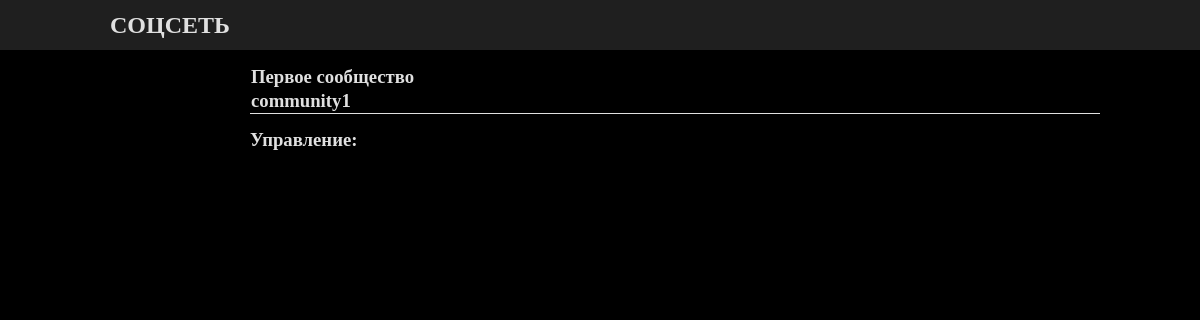
The page /community1/admins/ on the database as committed earlier.
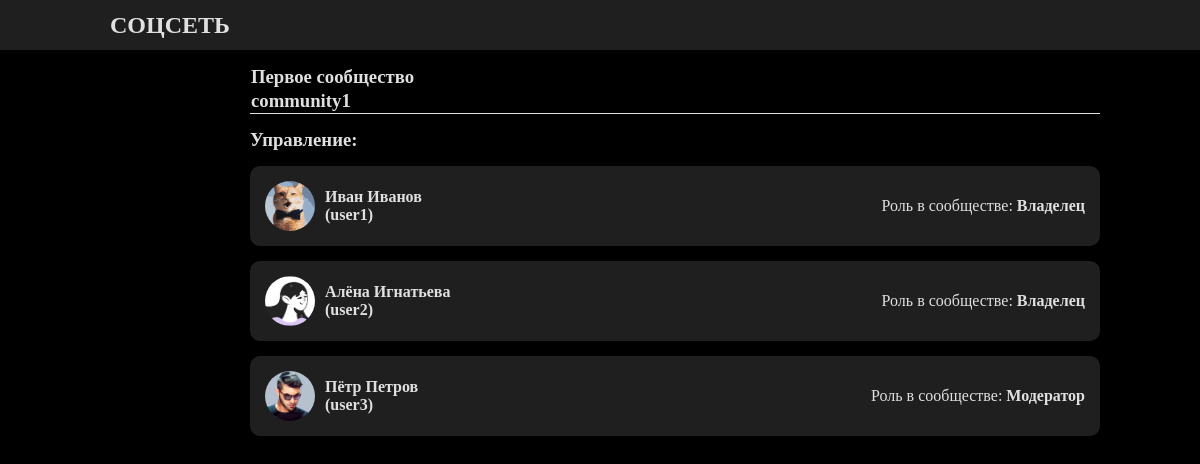
The same page on the database as committed later.
### socialapp/models.py (models this page shows, shortened)
class Community(models.Model):
    communityname = models.CharField(max_length=100, verbose_name='Название для ссылки')
    title = models.CharField(max_length=100, verbose_name='Название')
    info = models.TextField(max_length=500, null=True, blank=True, verbose_name='Описание')
    avatar = models.ImageField(upload_to=community_avatar_upload_to, null=True, blank=True, verbose_name='Аватар')
    country = models.ForeignKey(Country, on_delete=models.SET_NULL, null=True, blank=True, verbose_name='Страна')
    city = models.ForeignKey(City, on_delete=models.SET_NULL, null=True, blank=True, verbose_name='Город')
    creationdate = models.DateTimeField(auto_now_add=True, verbose_name='Дата создания')
    members = models.ManyToManyField(User, related_name='member')
    admins = models.ManyToManyField(User, through='Communityadminstration', through_fields=('community', 'user'), related_name='admin')
    slug = models.SlugField(unique=True, default=None, verbose_name='URL')
    def get_absolute_url(self):
        return reverse('profile', kwargs={'slug': self.slug})

class Communityadminstration(models.Model):
    community = models.ForeignKey(Community, on_delete=models.CASCADE)
    user = models.ForeignKey(User, on_delete=models.CASCADE)
    role = models.IntegerField(verbose_name='0 - модератор, 1 - администратор, 2 - владелец')

class Profile(models.Model):
    user = models.OneToOneField(User, on_delete=models.CASCADE)
    name = models.CharField(max_length=100, verbose_name='Имя')
    surname = models.CharField(max_length=100, verbose_name='Фамилия')
    secondname = models.CharField(max_length=100, null=True, blank=True, verbose_name='Отчество')
    city = models.ForeignKey(City, on_delete=models.SET_NULL, null=True, blank=True, verbose_name='Город')
    birthdate = models.DateField(null=True, blank=True, verbose_name='Дата рождения')
    avatar = models.ImageField(upload_to=avatar_upload_to, null=True, blank=True, verbose_name='Аватар')
    bio = models.TextField(max_length=500, null=True, blank=True, verbose_name='Информация')
    following = models.ManyToManyField('self', related_name='followers', symmetrical=False, blank=True, verbose_name='Подписки')
    slug = models.SlugField(unique=True, default=None, verbose_name='URL')
    def get_absolute_url(self):
        return reverse('profile', kwargs={'slug': self.slug})

### socialapp/views.py (the view)
# urls.py: path('<slug:slug>/admins/', views.communityadmins, name='communityadmins'),
def communityadmins(req, slug):
    community = Community.objects.get(slug=slug)
    if req.user.username and Communityadminstration.objects.filter(community=community, user_id=req.user.id):
        user_role = Communityadminstration.objects.filter(community=community,
                                                          user_id=req.user.id).values_list('role', flat=True)[0]
    else:
        user_role = -1
    admins = Communityadminstration.objects.filter(community=community)
    paginator = Paginator(admins, 5)
    page_number = req.GET.get("page")
    page_obj = paginator.get_page(page_number)
    return render(req, 'socialapp/admins_list.html', context={"page_obj": page_obj,
                                                               'community': community,
                                                               'admins': admins,
                                                               'user_role': user_role})

### templates/socialapp/admins_list.html (shortened to what this page needs)
{% extends 'base.html' %}
{% load static %}
{% block css %}
    <link rel="stylesheet" href="{% static 'css/profile.css' %}">
{% endblock css %}
{% block main %}
        <div class="main-div">
                <div class="line-under">
                    <table>
                        <tr>
                            <th colspan="2"><a class="link-inline" href="{{ community.get_absolute_url }}"><h3>{{ community.title }}</h3></a>
                            </th>
                        </tr>
                        <tr class="">
                            <td colspan="2"><h3>{{ community.communityname }}</h3></td>
                        </tr>
                    </table>
                </div>
            <div class="flex-row just-cont-spa-bet"><h3 class="margin-bottom15">Управление:</h3>
            </div>
                    {% for one in page_obj %}
                        <div class="card-simple flex-row just-cont-spa-bet">
                            <a class="link-inline" href="{{ one.user.profile.get_absolute_url }}">
                                <div class="avatar-small"><img src="{{ one.user.profile.avatar.url }}" alt="avatar"></div>
                                <div class="card-user-name">
                                    <div>{{ one.user.profile.name }} {{ one.user.profile.surname }}</div>
                                    <div>({{ one.user.profile.slug }})</div>
                                </div>
                            </a>
                            <div class="card-info flex-col just-cont-end">
                                <div>Роль в сообществе:
                                    {% if one.role == 0 %}
                                        <b>Модератор</b>
                                    {% elif one.role == 1 %}
                                        <b>Администратор</b>
                                    {% elif one.role == 2 %}
                                        <b>Владелец</b>
                                    {% else %}
                                        <b>Подписчик</b>
                                    {% endif %}
                                </div>
                            </div>
                        </div>
                    {% endfor %}
        </div>
{% endblock main %}

Rows that differ between the two databases and show on the page:
added Communityadminstration: user.profile.avatar (picture), user.profile.name "Иван", user.profile.surname "Иванов", user.profile.slug "user1", role "Владелец"
added Communityadminstration: user.profile.avatar (picture), user.profile.name "Алёна", user.profile.surname "Игнатьева", user.profile.slug "user2", role "Владелец"
added Communityadminstration: user.profile.avatar (picture), user.profile.name "Пётр", user.profile.surname "Петров", user.profile.slug "user3", role "Модератор"
